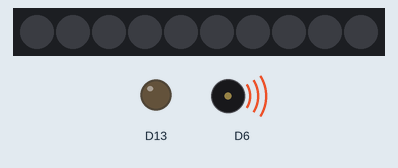
Recording of a sketch running on a simulated Adafruit Circuit Playground Express. Parts: 10 RGB LEDs in strip order, left to right, output pins drawn as LEDs (lit = HIGH), buzzer (waves = sounding).

Above: at 0.2 s.
Timing chart, 0 to 3.5 s (numbered marks = the images above):
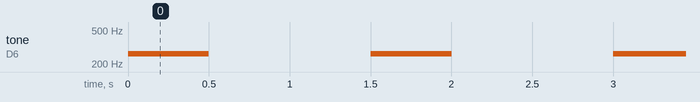

The sketch:

Single_notes.ino
```cpp
#include <Adafruit_CircuitPlayground.h>
#include <Wire.h>
#include <SPI.h>

void setup() {
  // put your setup code here, to run once:
  CircuitPlayground.begin();
}

void loop() {
  CircuitPlayground.playTone(263, 500); //Frequency of the note and for how long to play it (milliseconds)
  delay(1000);                          //Time between notes "gap"
}
```

Measured:
- by itself, tone on D6: alternates 263 Hz for 0.50 s and silent for 1.0 s
